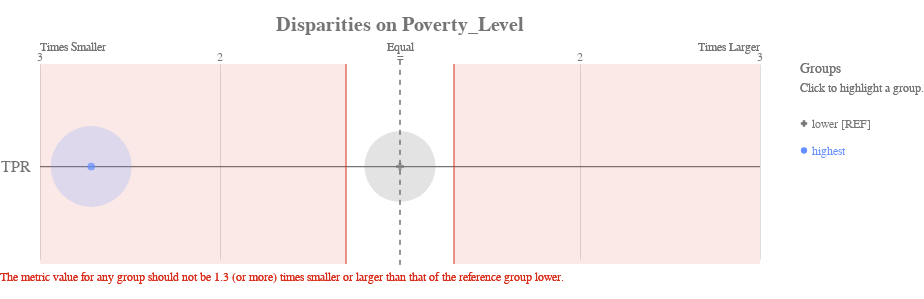

The notebook cell this image was saved under:
### Code cell
ap.disparity(bdf_old, metrics, 'poverty_level', fairness_threshold)

### Figure 1 — Vega-Lite specification as saved in the notebook (floating-point values rounded to 4 significant figures)
{"config": {"view": {"continuousWidth": 400, "continuousHeight": 300, "strokeWidth": 0}, "axisLeft": {"labelColor": "rgb(117,117,117)", "labelFont": "Arial", "labelFontSize": 16}, "title": {"align": "center", "baseline": "middle", "color": "rgb(117,117,117)", "font": "Arial", "fontSize": 20, "fontWeight": "bold"}}, "layer": [{"data": {"name": "data-1f2af75cfead9a3854ee453922b4eaab"}, "mark": {"type": "rule", "stroke": "rgb(117,117,117)", "strokeWidth": 1.25, "tooltip": ""}, "encoding": {"x": {"type": "quantitative", "field": "x", "scale": {"domain": [-2, 2], "range": [40.0, 760.0]}}, "x2": {"field": "x2"}, "y": {"type": "nominal", "axis": {"domain": false, "labelAngle": 0, "labelPadding": -30, "orient": "left", "ticks": false, "title": ""}, "field": "metric", "scale": {"domain": ["TPR"], "range": [30, 225.0]}}}}, {"data": {"name": "data-79dd248bdaa0ea02c535240e8ad022c8"}, "mark": {"type": "rule", "stroke": "rgb(117,117,117)", "strokeDash": [5, 5], "strokeWidth": 1}, "encoding": {"tooltip": {"value": "lower [REF]"}, "x": {"value": 400.0}, "y": {"value": 20.83}, "y2": {"value": 229.2}}}, {"data": {"name": "data-c233327f4cd9b4c2df31bf8015c83e4a"}, "mark": {"type": "text", "align": "center", "color": "rgb(117,117,117)", "font": "Arial", "fontSize": 12, "fontWeight": "normal", "tooltip": ""}, "encoding": {"text": {"type": "nominal", "field": "label"}, "x": {"type": "quantitative", "field": "value", "scale": {"domain": [-2, 2], "range": [40.0, 760.0]}}, "y": {"value": 17.5}}}, {"layer": [{"mark": {"type": "text", "align": "left", "fill": "rgb(117,117,117)", "font": "Arial", "fontSize": 12, "fontWeight": "normal", "tooltip": ""}, "encoding": {"text": {"value": "Times Smaller"}, "x": {"value": 40.0}, "y": {"value": 7.5}}}, {"mark": {"type": "text", "align": "right", "fill": "rgb(117,117,117)", "font": "Arial", "fontSize": 12, "fontWeight": "normal", "tooltip": ""}, "encoding": {"text": {"value": "Times Larger"}, "x": {"value": 760.0}, "y": {"value": 7.5}}}, {"mark": {"type": "text", "align": "center", "fill": "rgb(117,117,117)", "font": "Arial", "fontSize": 12, "fontWeight": "normal", "tooltip": ""}, "encoding": {"text": {"value": "Equal"}, "x": {"value": 400.0}, "y": {"value": 7.5}}}], "data": {"name": "data-79dd248bdaa0ea02c535240e8ad022c8"}}, {"layer": [{"mark": {"type": "rule", "opacity": 0.8, "stroke": "rgb(217, 46, 28)", "strokeWidth": 1.25, "tooltip": ""}, "encoding": {"x": {"type": "quantitative", "field": "min", "scale": {"domain": [-2, 2], "range": [40.0, 760.0]}}, "y": {"value": 25.0}, "y2": {"value": 225.0}}}, {"mark": {"type": "rule", "opacity": 0.8, "stroke": "rgb(217, 46, 28)", "strokeWidth": 1.25, "tooltip": ""}, "encoding": {"x": {"type": "quantitative", "field": "max", "scale": {"domain": [-2, 2], "range": [40.0, 760.0]}}, "y": {"value": 25.0}, "y2": {"value": 225.0}}}, {"layer": [{"mark": {"type": "rect", "fill": "rgb(217, 46, 28)", "opacity": 0.1, "tooltip": ""}, "encoding": {"x": {"type": "quantitative", "field": "min", "scale": {"domain": [-2, 2], "range": [40.0, 760.0]}}, "x2": {"field": "lower_end"}, "y": {"value": 25.0}, "y2": {"value": 225.0}}}, {"mark": {"type": "rect", "fill": "rgb(217, 46, 28)", "opacity": 0.1, "tooltip": ""}, "encoding": {"x": {"type": "quantitative", "field": "max", "scale": {"domain": [-2, 2], "range": [40.0, 760.0]}}, "x2": {"field": "upper_end"}, "y": {"value": 25.0}, "y2": {"value": 225.0}}}]}, {"data": {"name": "data-79dd248bdaa0ea02c535240e8ad022c8"}, "mark": {"type": "text", "align": "left", "baseline": "top", "fill": "rgb(217, 46, 28)", "font": "Arial", "fontSize": 12, "fontWeight": "normal", "tooltip": ""}, "encoding": {"text": {"value": "The metric value for any group should not be 1.3 (or more) times smaller or larger than that of the reference group lower."}, "x": {"value": 0}, "y": {"value": 233.3}}}], "data": {"name": "data-68125cfc4fc9557defd07e8d14c561c8"}}, {"layer": [{"mark": "circle"}, {"data": {"name": "data-51b8003dc85d49711ca36fabda1ba077"}, "mark": {"type": "circle", "opacity": 0.2}, "encoding": {"color": {"condition": {"type": "nominal", "field": "attribute_value", "legend": null, "scale": {"domain": ["lower", "highest"], "range": ["rgb(117,117,117)", "rgb(100, 143, 255)", "rgb(254, 97, 0)", "rgb(220, 38, 127)", "rgb(255, 176, 0)", "rgb(120, 94, 240)"]}, "selection": "selector001"}, "value": "rgb(224,224,224)"}, "size": {"type": "quantitative", "field": "group_size", "legend": null, "scale": {"domain": [0, 11970.0], "range": [0, 7854.0]}}, "tooltip": [{"type": "nominal", "field": "attribute_value", "title": "Group"}, {"type": "nominal", "field": "tooltip_group_size", "title": "Group Size"}, {"type": "nominal", "field": "tooltip_disparity_explanation_tpr", "title": "Disparity"}, {"type": "quantitative", "field": "tpr", "format": ".2f", "title": "TPR"}], "x": {"type": "quantitative", "axis": {"domain": false, "labels": false, "ticks": false, "title": null, "values": [1, 2, -2, -1]}, "field": "tpr_disparity_scaled", "scale": {"domain": [-2, 2], "range": [40.0, 760.0]}}, "y": {"type": "nominal", "axis": {"domain": false, "grid": false, "labels": false, "ticks": false, "title": " "}, "field": "metric_variable", "scale": {"domain": ["TPR"], "range": [30, 225.0]}}}, "selection": {"selector003": {"type": "multi", "empty": "all", "fields": ["attribute_value"]}}, "transform": [{"calculate": "'TPR'", "as": "metric_variable"}]}, {"layer": [{"mark": "point"}, {"data": {"name": "data-51b8003dc85d49711ca36fabda1ba077"}, "mark": {"type": "point", "filled": true, "size": 60}, "encoding": {"color": {"condition": {"type": "nominal", "field": "attribute_value", "legend": null, "scale": {"domain": ["lower", "highest"], "range": ["rgb(117,117,117)", "rgb(100, 143, 255)", "rgb(254, 97, 0)", "rgb(220, 38, 127)", "rgb(255, 176, 0)", "rgb(120, 94, 240)"]}, "selection": "selector001"}, "value": "rgb(224,224,224)"}, "shape": {"type": "nominal", "field": "attribute_value", "legend": null, "scale": {"domain": ["lower", "highest"], "range": ["cross", "circle"]}}, "tooltip": [{"type": "nominal", "field": "attribute_value", "title": "Group"}, {"type": "nominal", "field": "tooltip_group_size", "title": "Group Size"}, {"type": "nominal", "field": "tooltip_disparity_explanation_tpr", "title": "Disparity"}, {"type": "quantitative", "field": "tpr", "format": ".2f", "title": "TPR"}], "x": {"type": "quantitative", "axis": {"domain": false, "labels": false, "ticks": false, "title": null, "values": [1, 2, -2, -1]}, "field": "tpr_disparity_scaled", "scale": {"domain": [-2, 2], "range": [40.0, 760.0]}}, "y": {"type": "nominal", "axis": {"domain": false, "grid": false, "labels": false, "ticks": false, "title": " "}, "field": "metric_variable", "scale": {"domain": ["TPR"], "range": [30, 225.0]}}}, "selection": {"selector002": {"type": "multi", "empty": "all", "fields": ["attribute_value"]}}, "transform": [{"calculate": "'TPR'", "as": "metric_variable"}]}]}]}, {"layer": [{"mark": {"type": "point", "filled": true, "opacity": 1, "size": 39.48}, "encoding": {"color": {"condition": {"type": "nominal", "field": "attribute_value", "legend": null, "scale": {"domain": ["lower", "highest"], "range": ["rgb(117,117,117)", "rgb(100, 143, 255)", "rgb(254, 97, 0)", "rgb(220, 38, 127)", "rgb(255, 176, 0)", "rgb(120, 94, 240)"]}, "selection": "selector001"}, "value": "rgb(224,224,224)"}, "shape": {"type": "nominal", "field": "attribute_value", "legend": null, "scale": {"domain": ["lower", "highest"], "range": ["cross", "circle"]}}, "x": {"value": 804}, "y": {"type": "nominal", "axis": {"domain": false, "grid": false, "labels": false, "ticks": false, "title": " "}, "field": "attribute_value", "scale": {"domain": ["lower", "highest"], "range": [71, 125]}}}, "selection": {"selector001": {"type": "multi", "empty": "all", "fields": ["attribute_value"]}}}, {"mark": {"type": "text", "align": "left", "baseline": "middle", "font": "Arial", "fontSize": 12, "fontWeight": "normal"}, "encoding": {"color": {"condition": {"type": "nominal", "field": "attribute_value", "legend": null, "scale": {"domain": ["lower", "highest"], "range": ["rgb(117,117,117)", "rgb(100, 143, 255)", "rgb(254, 97, 0)", "rgb(220, 38, 127)", "rgb(255, 176, 0)", "rgb(120, 94, 240)"]}, "selection": "selector001"}, "value": "rgb(224,224,224)"}, "text": {"type": "nominal", "field": "label"}, "x": {"value": 812}, "y": {"type": "nominal", "axis": {"domain": false, "grid": false, "labels": false, "ticks": false, "title": " "}, "field": "attribute_value", "scale": {"domain": ["lower", "highest"], "range": [71, 125]}}}, "selection": {"selector004": {"type": "multi", "empty": "all", "fields": ["attribute_value"]}}}, {"data": {"name": "data-79dd248bdaa0ea02c535240e8ad022c8"}, "mark": {"type": "text", "align": "left", "baseline": "middle", "color": "rgb(117,117,117)", "font": "Arial", "fontSize": 12, "fontWeight": "normal"}, "encoding": {"text": {"value": "Click to highlight a group."}, "x": {"value": 800}, "y": {"value": 49}}}, {"data": {"name": "data-79dd248bdaa0ea02c535240e8ad022c8"}, "mark": {"type": "text", "align": "left", "baseline": "middle", "color": "rgb(117,117,117)", "font": "Arial", "fontSize": 14, "fontWeight": "normal"}, "encoding": {"text": {"value": "Groups"}, "x": {"value": 800}, "y": {"value": 30}}}], "data": {"name": "data-a5ebce136adcce28635ff1807ca7d132"}}], "height": 250, "padding": {"top": 15, "bottom": 10}, "resolve": {"scale": {"size": "independent", "y": "independent"}}, "title": "Disparities on Poverty_Level", "width": 800, "$schema": "https://vega.github.io/schema/vega-lite/v4.8.1.json", "datasets": {"data-1f2af75cfead9a3854ee453922b4eaab": [{"metric": "TPR", "x": -2, "x2": 2}], "data-79dd248bdaa0ea02c535240e8ad022c8": [{"a": 1, "b": 0}, {"a": 1, "b": 0}], "data-c233327f4cd9b4c2df31bf8015c83e4a": [{"value": 1, "label": 2}, {"value": 2, "label": 3}, {"value": -2, "label": 3}, {"value": -1, "label": 2}, {"value": 0, "label": "="}], "data-68125cfc4fc9557defd07e8d14c561c8": [{"min": -0.3, "max": 0.3, "lower_end": -2, "upper_end": 2}], "data-51b8003dc85d49711ca36fabda1ba077": [{"attribute_name": "poverty_level", "attribute_value": "highest", "group_size": 9973, "total_entities": 17677, "tpr": 0.05077, "tpr_disparity": 0.3683, "tpr_disparity_scaled": -1.715, "tooltip_group_size": "9,973 (56.42%)", "tooltip_disparity_explanation_tpr": "2.72 times smaller TPR than the reference group"}, {"attribute_name": "poverty_level", "attribute_value": "lower", "group_size": 7704, "total_entities": 17677, "tpr": 0.1379, "tpr_disparity": 1.0, "tpr_disparity_scaled": 0.0, "tooltip_group_size": "7,704 (43.58%)", "tooltip_disparity_explanation_tpr": "Reference group"}], "data-a5ebce136adcce28635ff1807ca7d132": [{"attribute_value": "lower", "label": "lower [REF]"}, {"attribute_value": "highest", "label": "highest"}]}}
